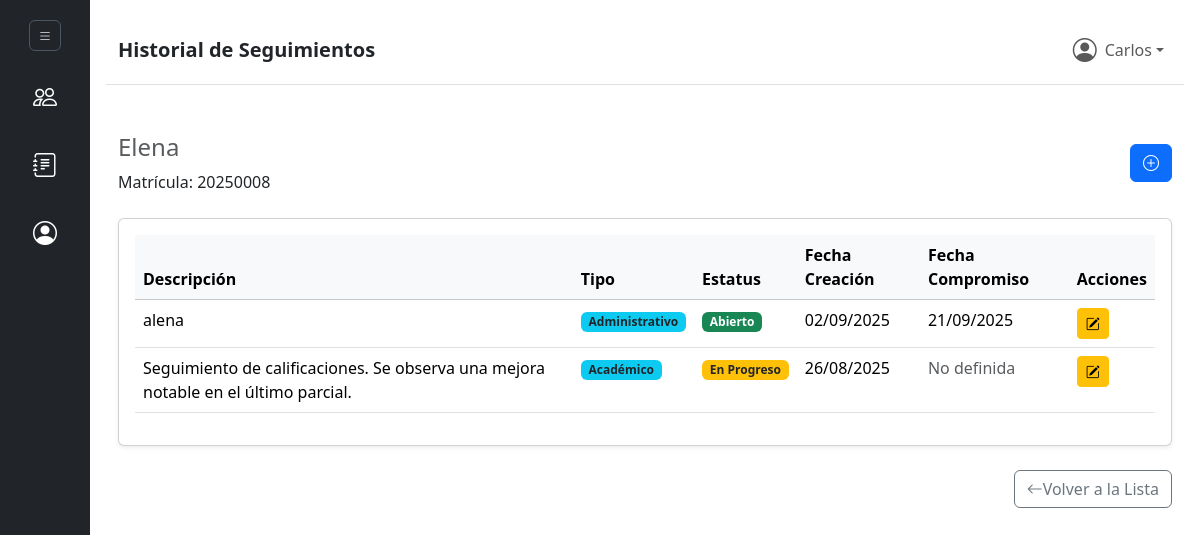
The page /ver_seguimientos.php?id_alumno=8 (signed in) on the database its author committed.
### tables this page shows
CREATE TABLE `alumnos` (
  `id_alumno` int(10) UNSIGNED NOT NULL,
  `matricula` varchar(20) NOT NULL,
  `nombre` varchar(120) NOT NULL,
  `apellido_paterno` varchar(60) NOT NULL,
  `apellido_materno` varchar(60) DEFAULT NULL,
  `estatus` tinyint(4) NOT NULL DEFAULT 1 COMMENT '1=Activo, 0=Inactivo, 2=Egresado, 3=Baja',
  `fecha_creacion` timestamp NOT NULL DEFAULT current_timestamp(),
  `fecha_movimiento` timestamp NOT NULL DEFAULT current_timestamp() ON UPDATE current_timestamp(),
  `usuarios_id_usuario_movimiento` int(10) UNSIGNED DEFAULT NULL,
  `carreras_id_carrera` int(10) UNSIGNED NOT NULL,
  `grupos_id_grupo` int(10) UNSIGNED DEFAULT NULL
);

CREATE TABLE `seguimientos` (
  `id_seguimiento` bigint(20) UNSIGNED NOT NULL,
  `descripcion` text NOT NULL,
  `estatus` tinyint(4) NOT NULL DEFAULT 1 COMMENT '1=Abierto, 2=En Progreso, 3=Cerrado',
  `fecha_creacion` timestamp NOT NULL DEFAULT current_timestamp(),
  `fecha_movimiento` timestamp NOT NULL DEFAULT current_timestamp() ON UPDATE current_timestamp(),
  `fecha_compromiso` date DEFAULT NULL,
  `usuarios_id_usuario_movimiento` int(10) UNSIGNED DEFAULT NULL,
  `alumnos_id_alumno` int(10) UNSIGNED NOT NULL,
  `tutor_id` int(10) UNSIGNED DEFAULT NULL,
  `tipo_seguimiento_id` int(10) UNSIGNED DEFAULT NULL
);

CREATE TABLE `tipo_seguimiento` (
  `id_tipo_seguimiento` int(10) UNSIGNED NOT NULL,
  `nombre` varchar(100) NOT NULL
);

### controllers/alumnoController.php (called while the page is built, shortened)
<?php
require_once __DIR__ . "/../models/Alumno.php";
class AlumnoController {
    public $alumno;
    public function __construct($conn) {
        $this->alumno = new Alumno($conn);
    }
                ?>
            <?php
    public function obtenerAlumnoPorId($idAlumno) {
        $sql = "SELECT * FROM alumnos WHERE id_alumno = :id_alumno";
        $stmt = $this->alumno->conn->prepare($sql);
        $stmt->bindParam(':id_alumno', $idAlumno, PDO::PARAM_INT);
        $stmt->execute();
        return $stmt->fetch(PDO::FETCH_ASSOC);
    }
}
?>

### models/Alumno.php (called while the page is built, shortened)
<?php
class Alumno {
    public function __construct($db = null) {
        $this->conn = $db;
    }
}
?>

### models/Seguimiento.php (called while the page is built, shortened)
<?php
class Seguimiento {
    private $conn;
    private $table = "seguimientos";
    public function __construct($db) {
        $this->conn = $db;
    }
    public function getByAlumno($idAlumno) {
        $sql = "SELECT s.*, ts.nombre as tipo_seguimiento_nombre
                FROM " . $this->table . " s
                LEFT JOIN tipo_seguimiento ts ON s.tipo_seguimiento_id = ts.id_tipo_seguimiento
                WHERE s.alumnos_id_alumno = :idAlumno
                ORDER BY s.fecha_creacion DESC";
        $stmt = $this->conn->prepare($sql);
        $stmt->bindParam(":idAlumno", $idAlumno, PDO::PARAM_INT);
        $stmt->execute();
        return $stmt->fetchAll(PDO::FETCH_ASSOC);
    }
}
?>

### views/ver_seguimientos.php (the view, shortened to what this page needs)
<?php
require_once __DIR__ . "/../controllers/authController.php";
require_once __DIR__ . "/../controllers/alumnoController.php";
require_once __DIR__ . "/../models/Seguimiento.php";
$id_alumno = filter_input(INPUT_GET, 'id_alumno', FILTER_VALIDATE_INT);
$alumnoController = new AlumnoController($conn);
$alumno = $alumnoController->obtenerAlumnoPorId($id_alumno);
include 'objects/header.php';
$seguimientoModel = new Seguimiento($conn);
$seguimientos = $seguimientoModel->getByAlumno($id_alumno);
function getEstatus(int $estatus): string {
    switch ($estatus) {
        case 1: return '<span class="badge bg-success">Abierto</span>';
        case 2: return '<span class="badge bg-warning text-dark">En Progreso</span>';
    }
}
function formatFecha(?string $fecha): string {
    if (empty($fecha)) {
        return '<span class="text-muted">No definida</span>';
    }
    return date("d/m/Y", strtotime($fecha));
}
?>
<div class="container py-5">
    <div class="row">
        <div class="col-12">
            <div class="d-flex justify-content-between align-items-center mb-4">
                <div>
                    <h4 class="text-muted fw-normal">
                        <?= htmlspecialchars($alumno['nombre_completo'] ?? $alumno['nombre']) ?>
                    </h4>
                    <p class="mb-0">Matrícula: <?= htmlspecialchars($alumno['matricula']) ?></p>
                </div>
                <a href="crear_seguimiento.php?id_alumno=<?= $id_alumno ?>" class="btn btn-primary">
                    <i class="bi bi-plus-circle"></i>
                </a>
            </div>
            <div class="card shadow-sm">
                <div class="card-body">
                    <?php if (empty($seguimientos)): ?>
                        <div class="text-center p-4">
                            <p class="mb-0">Aún no hay seguimientos para este alumno.</p>
                        </div>
                    <?php else: ?>
                        <div class="table-responsive">
                            <table class="table table-hover">
                                <thead class="table-light">
                                    <tr>
                                        <th scope="col">Descripción</th>
                                        <th scope="col">Tipo</th>
                                        <th scope="col">Estatus</th>
                                        <th scope="col">Fecha Creación</th>
                                        <th scope="col">Fecha Compromiso</th>
                                        <th scope="col">Acciones</th> </tr>
                                </thead>
                                <tbody>
                                    <?php foreach ($seguimientos as $seguimiento): ?>
                                        <tr>
                                            <td><?= htmlspecialchars($seguimiento['descripcion']) ?></td>
                                            <td>
                                                <span class="badge bg-info text-dark">
                                                    <?= htmlspecialchars($seguimiento['tipo_seguimiento_nombre'] ?? 'No asignado') ?>
                                                </span>
                                            </td>
                                            <td><?= getEstatus((int)$seguimiento['estatus']) ?></td>
                                            <td><?= formatFecha($seguimiento['fecha_creacion']) ?></td>
                                            <td><?= formatFecha($seguimiento['fecha_compromiso']) ?></td>
                                            <td>
                                                <a href="editar_seguimiento.php?id_seguimiento=<?= $seguimiento['id_seguimiento'] ?>" class="btn btn-sm btn-warning">
                                                    <i class="bi bi-pencil-square"></i>
                                                </a>
                                            </td>
                                        </tr>
                                    <?php endforeach; ?>
                                </tbody>
                            </table>
                        </div>
                    <?php endif; ?>
                </div>
            </div>
            <div class="mt-4 text-end">
                <a href="listas.php" class="btn btn-outline-secondary">
                    <i class="bi bi-arrow-left"></i>Volver a la Lista
                </a>
            </div>
        </div>
    </div>
</div>
<?php include 'objects/footer.php'; ?>

### rows shown on the page
alumnos: nombre "Elena", matricula "20250008"
seguimientos: descripcion "alena", tipo_seguimiento.nombre "Administrativo", estatus "Abierto", fecha_creacion "02/09/2025", fecha_compromiso "21/09/2025"
seguimientos: descripcion "Seguimiento de calificaciones. Se observa una mejora notable en el último parcial.", tipo_seguimiento.nombre "Académico", estatus "En Progreso", fecha_creacion "26/08/2025", shows "No definida"

### other values the page prints
$page_title "Historial de Seguimientos"
$_SESSION['usuario_nombre'] "Carlos"
